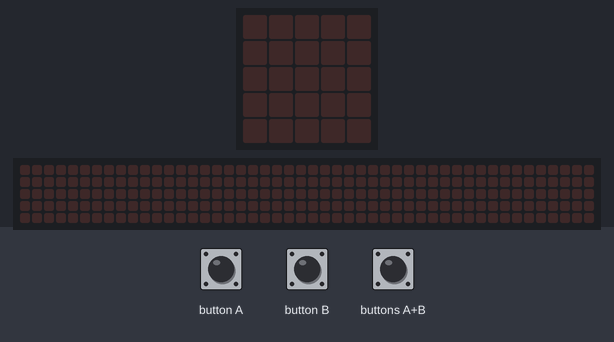
The program below on a simulated BBC micro:bit running MicroPython. Parts: the board's 5×5 LED display, a strip that is not on the board, showing the scrolling text unrolled. The test bench sets the inputs (shaded band). The 48×5 strip is a reading aid, not a part: it shows the text the display is scrolling, unrolled, one strip-width of it at a time.

Above: at 1.2 s.
1.3 s: button A pressed for 0.15 s
At 1.37 s:
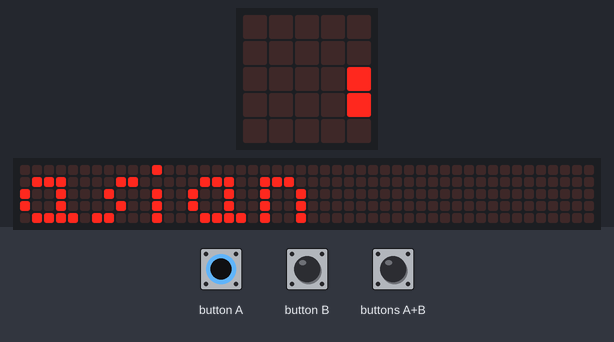
4.3 s: button B pressed for 3.2 s
At 5.82 s:
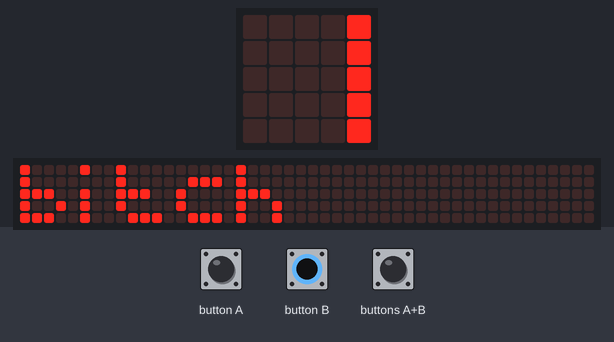
9.0 s: buttons A+B pressed for 1 s
At 9.97 s:
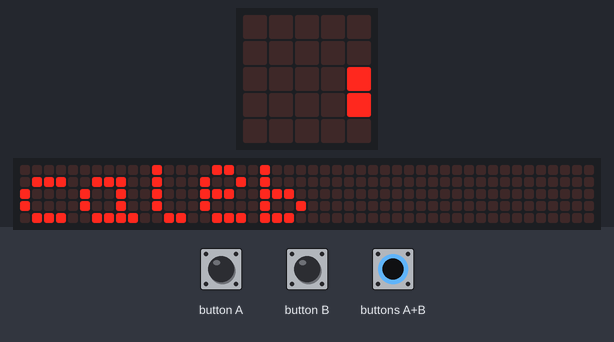

Measured:
- after the input at 1.3 s, the display: changes at once (image 1)
- after the input at 4.3 s, the display: first differs from a run without the input after 1.5 s (image 2)
- after the input at 9.0 s, the display: first differs from a run without the input after 0.90 s (image 3)

The program:

buttons.py
```python
import microbit

while True:
    if microbit.button_a.is_pressed() and microbit.button_b.is_pressed():
        microbit.display.scroll("caleb")
        break
    elif microbit.button_a.is_pressed():
        microbit.display.scroll("asian")
    elif microbit.button_b.is_pressed():
        microbit.display.scroll("bitch")
    microbit.sleep(100)
```
